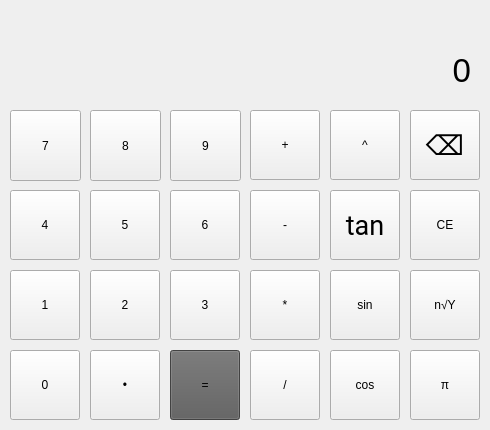
<?xml version="1.0" encoding="UTF-8"?>
<ui version="4.0">
 <class>MainWindow</class>
 <widget class="QMainWindow" name="MainWindow">
  <property name="geometry">
   <rect>
    <x>0</x>
    <y>0</y>
    <width>490</width>
    <height>430</height>
   </rect>
  </property>
  <property name="minimumSize">
   <size>
    <width>490</width>
    <height>430</height>
   </size>
  </property>
  <property name="maximumSize">
   <size>
    <width>490</width>
    <height>430</height>
   </size>
  </property>
  <property name="windowTitle">
   <string>MainWindow</string>
  </property>
  <property name="styleSheet">
   <string notr="true">QPushButton {
	font: 20pt &quot;Roboto&quot;;
}</string>
  </property>
  <widget class="QWidget" name="centralwidget">
   <widget class="QPushButton" name="seven">
    <property name="geometry">
     <rect>
      <x>10</x>
      <y>110</y>
      <width>71</width>
      <height>71</height>
     </rect>
    </property>
    <property name="cursor">
     <cursorShape>PointingHandCursor</cursorShape>
    </property>
    <property name="text">
     <string>7</string>
    </property>
   </widget>
   <widget class="QPushButton" name="two">
    <property name="geometry">
     <rect>
      <x>90</x>
      <y>270</y>
      <width>70</width>
      <height>70</height>
     </rect>
    </property>
    <property name="cursor">
     <cursorShape>PointingHandCursor</cursorShape>
    </property>
    <property name="text">
     <string>2</string>
    </property>
   </widget>
   <widget class="QPushButton" name="five">
    <property name="geometry">
     <rect>
      <x>90</x>
      <y>190</y>
      <width>70</width>
      <height>70</height>
     </rect>
    </property>
    <property name="cursor">
     <cursorShape>PointingHandCursor</cursorShape>
    </property>
    <property name="text">
     <string>5</string>
    </property>
   </widget>
   <widget class="QPushButton" name="eight">
    <property name="geometry">
     <rect>
      <x>90</x>
      <y>110</y>
      <width>71</width>
      <height>71</height>
     </rect>
    </property>
    <property name="cursor">
     <cursorShape>PointingHandCursor</cursorShape>
    </property>
    <property name="text">
     <string>8</string>
    </property>
   </widget>
   <widget class="QPushButton" name="zero">
    <property name="geometry">
     <rect>
      <x>10</x>
      <y>350</y>
      <width>70</width>
      <height>70</height>
     </rect>
    </property>
    <property name="cursor">
     <cursorShape>PointingHandCursor</cursorShape>
    </property>
    <property name="text">
     <string>0</string>
    </property>
   </widget>
   <widget class="QPushButton" name="one">
    <property name="geometry">
     <rect>
      <x>10</x>
      <y>270</y>
      <width>70</width>
      <height>70</height>
     </rect>
    </property>
    <property name="cursor">
     <cursorShape>PointingHandCursor</cursorShape>
    </property>
    <property name="text">
     <string>1</string>
    </property>
   </widget>
   <widget class="QPushButton" name="four">
    <property name="geometry">
     <rect>
      <x>10</x>
      <y>190</y>
      <width>70</width>
      <height>70</height>
     </rect>
    </property>
    <property name="cursor">
     <cursorShape>PointingHandCursor</cursorShape>
    </property>
    <property name="text">
     <string>4</string>
    </property>
   </widget>
   <widget class="QPushButton" name="three">
    <property name="geometry">
     <rect>
      <x>170</x>
      <y>270</y>
      <width>70</width>
      <height>70</height>
     </rect>
    </property>
    <property name="cursor">
     <cursorShape>PointingHandCursor</cursorShape>
    </property>
    <property name="text">
     <string>3</string>
    </property>
   </widget>
   <widget class="QPushButton" name="six">
    <property name="geometry">
     <rect>
      <x>170</x>
      <y>190</y>
      <width>70</width>
      <height>70</height>
     </rect>
    </property>
    <property name="cursor">
     <cursorShape>PointingHandCursor</cursorShape>
    </property>
    <property name="text">
     <string>6</string>
    </property>
   </widget>
   <widget class="QPushButton" name="nine">
    <property name="geometry">
     <rect>
      <x>170</x>
      <y>110</y>
      <width>71</width>
      <height>71</height>
     </rect>
    </property>
    <property name="cursor">
     <cursorShape>PointingHandCursor</cursorShape>
    </property>
    <property name="text">
     <string>9</string>
    </property>
   </widget>
   <widget class="QPushButton" name="point">
    <property name="geometry">
     <rect>
      <x>90</x>
      <y>350</y>
      <width>70</width>
      <height>70</height>
     </rect>
    </property>
    <property name="cursor">
     <cursorShape>PointingHandCursor</cursorShape>
    </property>
    <property name="text">
     <string>•</string>
    </property>
   </widget>
   <widget class="QPushButton" name="equals">
    <property name="geometry">
     <rect>
      <x>170</x>
      <y>350</y>
      <width>70</width>
      <height>70</height>
     </rect>
    </property>
    <property name="cursor">
     <cursorShape>PointingHandCursor</cursorShape>
    </property>
    <property name="styleSheet">
     <string notr="true">background-color: rgb(92, 92, 92);
</string>
    </property>
    <property name="text">
     <string>=</string>
    </property>
   </widget>
   <widget class="QPushButton" name="divide">
    <property name="geometry">
     <rect>
      <x>250</x>
      <y>350</y>
      <width>70</width>
      <height>70</height>
     </rect>
    </property>
    <property name="cursor">
     <cursorShape>PointingHandCursor</cursorShape>
    </property>
    <property name="text">
     <string>/</string>
    </property>
   </widget>
   <widget class="QPushButton" name="multiply">
    <property name="geometry">
     <rect>
      <x>250</x>
      <y>270</y>
      <width>70</width>
      <height>70</height>
     </rect>
    </property>
    <property name="cursor">
     <cursorShape>PointingHandCursor</cursorShape>
    </property>
    <property name="text">
     <string>*</string>
    </property>
   </widget>
   <widget class="QPushButton" name="minus">
    <property name="geometry">
     <rect>
      <x>250</x>
      <y>190</y>
      <width>70</width>
      <height>70</height>
     </rect>
    </property>
    <property name="cursor">
     <cursorShape>PointingHandCursor</cursorShape>
    </property>
    <property name="text">
     <string>-</string>
    </property>
   </widget>
   <widget class="QPushButton" name="plus">
    <property name="geometry">
     <rect>
      <x>250</x>
      <y>110</y>
      <width>70</width>
      <height>70</height>
     </rect>
    </property>
    <property name="cursor">
     <cursorShape>PointingHandCursor</cursorShape>
    </property>
    <property name="text">
     <string>+</string>
    </property>
   </widget>
   <widget class="QPushButton" name="exponent">
    <property name="geometry">
     <rect>
      <x>330</x>
      <y>110</y>
      <width>70</width>
      <height>70</height>
     </rect>
    </property>
    <property name="cursor">
     <cursorShape>PointingHandCursor</cursorShape>
    </property>
    <property name="text">
     <string>^</string>
    </property>
   </widget>
   <widget class="QPushButton" name="cos">
    <property name="geometry">
     <rect>
      <x>330</x>
      <y>350</y>
      <width>70</width>
      <height>70</height>
     </rect>
    </property>
    <property name="cursor">
     <cursorShape>PointingHandCursor</cursorShape>
    </property>
    <property name="text">
     <string>cos</string>
    </property>
   </widget>
   <widget class="QPushButton" name="tan">
    <property name="geometry">
     <rect>
      <x>330</x>
      <y>190</y>
      <width>70</width>
      <height>70</height>
     </rect>
    </property>
    <property name="font">
     <font>
      <family>Roboto</family>
      <pointsize>20</pointsize>
      <weight>50</weight>
      <italic>false</italic>
      <bold>false</bold>
     </font>
    </property>
    <property name="cursor">
     <cursorShape>PointingHandCursor</cursorShape>
    </property>
    <property name="text">
     <string>tan</string>
    </property>
   </widget>
   <widget class="QPushButton" name="sin">
    <property name="geometry">
     <rect>
      <x>330</x>
      <y>270</y>
      <width>70</width>
      <height>70</height>
     </rect>
    </property>
    <property name="cursor">
     <cursorShape>PointingHandCursor</cursorShape>
    </property>
    <property name="text">
     <string>sin</string>
    </property>
   </widget>
   <widget class="QLabel" name="Screen">
    <property name="geometry">
     <rect>
      <x>20</x>
      <y>50</y>
      <width>451</width>
      <height>41</height>
     </rect>
    </property>
    <property name="font">
     <font>
      <pointsize>25</pointsize>
     </font>
    </property>
    <property name="text">
     <string>0</string>
    </property>
    <property name="alignment">
     <set>Qt::AlignRight|Qt::AlignTrailing|Qt::AlignVCenter</set>
    </property>
   </widget>
   <widget class="QPushButton" name="clear">
    <property name="geometry">
     <rect>
      <x>410</x>
      <y>190</y>
      <width>70</width>
      <height>70</height>
     </rect>
    </property>
    <property name="cursor">
     <cursorShape>PointingHandCursor</cursorShape>
    </property>
    <property name="text">
     <string>CE</string>
    </property>
   </widget>
   <widget class="QPushButton" name="root">
    <property name="geometry">
     <rect>
      <x>410</x>
      <y>270</y>
      <width>70</width>
      <height>70</height>
     </rect>
    </property>
    <property name="cursor">
     <cursorShape>PointingHandCursor</cursorShape>
    </property>
    <property name="text">
     <string>n√Y</string>
    </property>
   </widget>
   <widget class="QPushButton" name="backspace">
    <property name="geometry">
     <rect>
      <x>410</x>
      <y>110</y>
      <width>70</width>
      <height>70</height>
     </rect>
    </property>
    <property name="font">
     <font>
      <family>Roboto</family>
      <pointsize>20</pointsize>
      <weight>50</weight>
      <italic>false</italic>
      <bold>false</bold>
     </font>
    </property>
    <property name="cursor">
     <cursorShape>PointingHandCursor</cursorShape>
    </property>
    <property name="text">
     <string>⌫</string>
    </property>
   </widget>
   <widget class="QPushButton" name="pi">
    <property name="geometry">
     <rect>
      <x>410</x>
      <y>350</y>
      <width>70</width>
      <height>70</height>
     </rect>
    </property>
    <property name="cursor">
     <cursorShape>PointingHandCursor</cursorShape>
    </property>
    <property name="text">
     <string>π</string>
    </property>
   </widget>
   <widget class="QLabel" name="operatorDisplay">
    <property name="geometry">
     <rect>
      <x>20</x>
      <y>10</y>
      <width>51</width>
      <height>31</height>
     </rect>
    </property>
    <property name="font">
     <font>
      <pointsize>20</pointsize>
     </font>
    </property>
    <property name="text">
     <string/>
    </property>
    <property name="alignment">
     <set>Qt::AlignLeading|Qt::AlignLeft|Qt::AlignVCenter</set>
    </property>
   </widget>
   <widget class="QLabel" name="valueDisplay">
    <property name="geometry">
     <rect>
      <x>80</x>
      <y>10</y>
      <width>391</width>
      <height>31</height>
     </rect>
    </property>
    <property name="font">
     <font>
      <pointsize>15</pointsize>
     </font>
    </property>
    <property name="text">
     <string/>
    </property>
    <property name="alignment">
     <set>Qt::AlignRight|Qt::AlignTrailing|Qt::AlignVCenter</set>
    </property>
   </widget>
  </widget>
 </widget>
 <tabstops>
  <tabstop>seven</tabstop>
  <tabstop>eight</tabstop>
  <tabstop>nine</tabstop>
  <tabstop>four</tabstop>
  <tabstop>five</tabstop>
  <tabstop>six</tabstop>
  <tabstop>one</tabstop>
  <tabstop>two</tabstop>
  <tabstop>three</tabstop>
  <tabstop>zero</tabstop>
  <tabstop>point</tabstop>
  <tabstop>equals</tabstop>
  <tabstop>plus</tabstop>
  <tabstop>exponent</tabstop>
  <tabstop>backspace</tabstop>
  <tabstop>minus</tabstop>
  <tabstop>tan</tabstop>
  <tabstop>clear</tabstop>
  <tabstop>multiply</tabstop>
  <tabstop>sin</tabstop>
  <tabstop>root</tabstop>
  <tabstop>divide</tabstop>
  <tabstop>cos</tabstop>
  <tabstop>pi</tabstop>
 </tabstops>
 <resources/>
 <connections/>
</ui>
